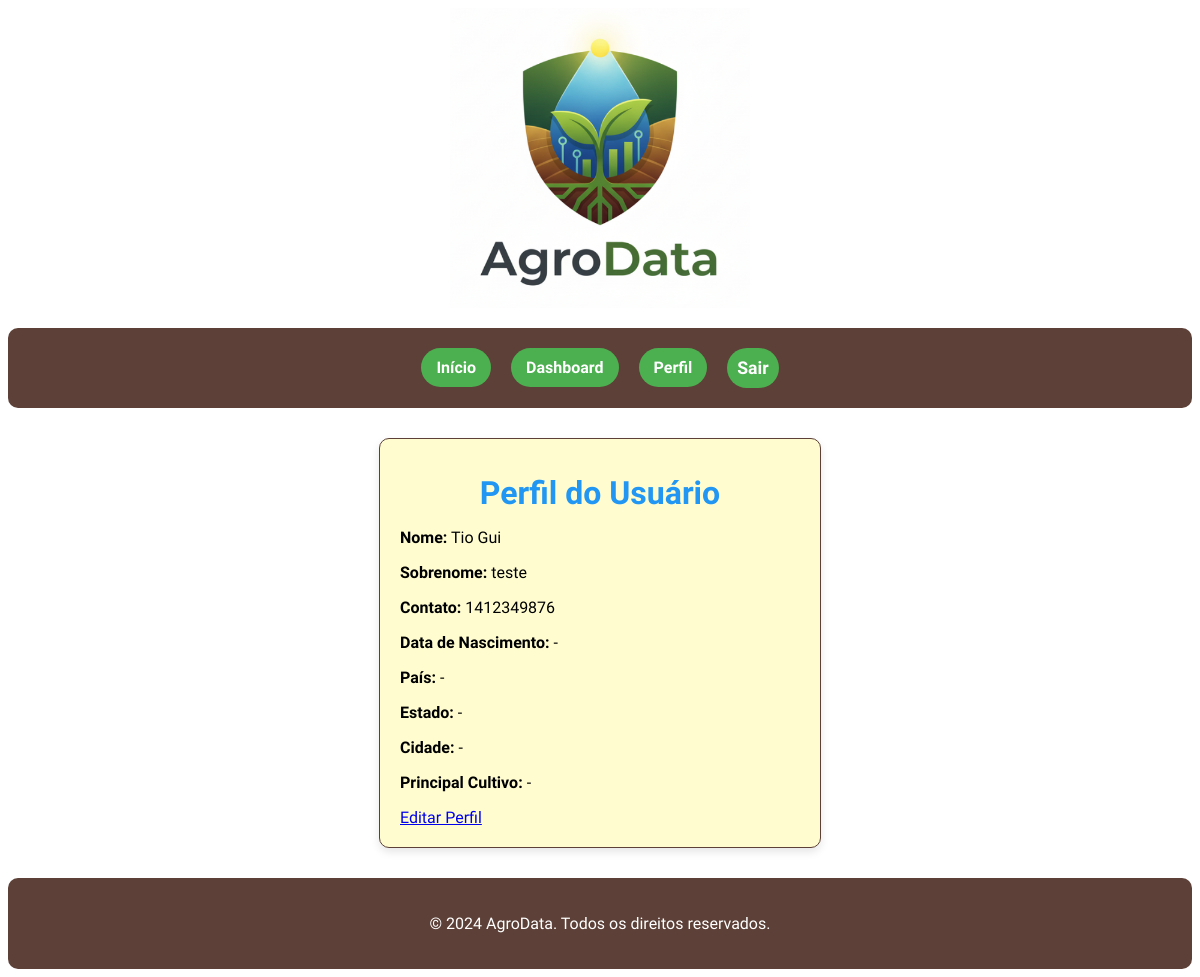
Screenshot of /dashboard/profile/ (signed in) with the database file from the repository.
### agro_app/models.py (models this page shows, shortened)
class Profile(models.Model):
    user = models.OneToOneField(User, on_delete=models.CASCADE)
    first_name = models.CharField(max_length=100, blank=True, null=True, verbose_name="Primeiro Nome")
    last_name = models.CharField(max_length=100, blank=True, null=True, verbose_name="Sobrenome")
    birth_date = models.DateField(blank=True, null=True, verbose_name="Data de Nascimento")
    cultivo_principal = models.CharField(max_length=100, blank=True, null=True, verbose_name="Cultivo Principal")
    contact = models.CharField(max_length=15, blank=True, null=True, verbose_name="Contato (Telefone/WhatsApp)")
    pais = models.CharField(
        max_length=100,
        null=True,
        blank=True,
        verbose_name="País"
    )
    estado = models.CharField(
        max_length=2,
        null=True,
        blank=True,
        verbose_name="Estado (ID IBGE)"
    )
    cidade = models.CharField(
        max_length=7,
        null=True,
        blank=True,
        verbose_name="Município (ID IBGE)"
    )
    telefone = models.CharField(max_length=15, blank=True, null=True)
    data_criacao = models.DateTimeField(auto_now_add=True)
    class Meta:
        verbose_name = "Perfil"
        verbose_name_plural = "Perfis"

### agro_app/views.py (the view)
# urls.py: path('profile/', views.profile, name='profile'),
@login_required
def profile(request):
    user_profile, created = Profile.objects.get_or_create(user=request.user)
    country_name = get_country_name_from_id(user_profile.pais) if user_profile.pais else None
    city_name = get_city_name_from_id(user_profile.cidade) if user_profile.cidade else None
    state_name = get_state_name_from_id(user_profile.estado) if user_profile.estado else None
    cultivo_principal_name = get_product_name_from_id(
        user_profile.cultivo_principal, user_profile.cidade
    ) if user_profile.cultivo_principal else None
    context = {
        'profile': user_profile,
        'country_name': country_name,  # NOVO: Adiciona ao contexto
        'city_name': city_name,
        'state_name': state_name,
        'cultivo_principal_name': cultivo_principal_name,
    }
    return render(request, 'profile.html', context)

### agro_app/views.py (called while the page is built)
def get_city_name_from_id(city_id):
    if not city_id: return None
    try:
        url = f"https://servicodados.ibge.gov.br/api/v1/localidades/municipios/{city_id}"
        response = requests.get(url, timeout=5)
        response.raise_for_status()
        data = response.json()
        return data.get('nome')
    except (requests.RequestException, json.JSONDecodeError):
        return None

def get_state_name_from_id(state_id):
    if not state_id: return None
    try:
        url = f"https://servicodados.ibge.gov.br/api/v1/localidades/estados/{state_id}"
        response = requests.get(url, timeout=5)
        response.raise_for_status()
        data = response.json()
        return data.get('sigla')
    except (requests.RequestException, json.JSONDecodeError):
        return None

def get_product_name_from_id(product_id, city_id):
    if not product_id or not city_id: return None
    try:
        normalized_saved_id = normalize_text(str(product_id))
        products_data = get_products_for_city(city_id)
        for product in products_data:
            if product.get('id', '') == normalized_saved_id:
                return product.get('nome')  # Retorna o nome amigável (ex: 'Soja')
        return None
    except Exception:
        return None

### fichatecnica_app/data_service.py (called while the page is built, shortened)
def normalize_text(text):
    if not isinstance(text, str):
        return ""
    text = re.sub(r'\s*\([^)]*\)', '', text)
    normalized = unicodedata.normalize('NFKD', text).encode('ascii', 'ignore').decode('utf-8')
    return normalized.upper().strip()

def load_and_cache_agro_data():
    global FICHA_TECNICA_CACHE
    if FICHA_TECNICA_CACHE and all(key in FICHA_TECNICA_CACHE for key in CSV_CONFIG.keys()):
        return FICHA_TECNICA_CACHE, "Sucesso (Cache carregado)"

def get_products_for_city(city_id):
    data_frames, _ = load_and_cache_agro_data()
    if not data_frames:
        return []
    df_qty = data_frames.get('Quantidade produzida')
    header_map = data_frames.get('Quantidade produzida_header_map', {})
    if df_qty is None or header_map == {}:
        return []

### agro_app/templates/profile.html
{% extends 'base.html' %}
{% load static %}
{% block content %}
<div class="auth-card">
    <h2 class="sub-title">Perfil do Usuário</h2>
    <p><strong>Nome:</strong> {{ profile.first_name|default:"-" }}</p>
    <p><strong>Sobrenome:</strong> {{ profile.last_name|default:"-" }}</p>
    <p><strong>Contato:</strong> {{ profile.contact|default:"-" }}</p>
    <p><strong>Data de Nascimento:</strong> {{ profile.birth_date|default:"-" }}</p>
    <p><strong>País:</strong> {{ country_name|default:"-" }}</p>
    <p><strong>Estado:</strong> {{ state_name|default:"-" }}</p>
    <p><strong>Cidade:</strong> {{ city_name|default:"-" }}</p>
    <p><strong>Principal Cultivo:</strong> {{ cultivo_principal_name|default:"-" }}</p>
    <a href="{% url 'agro_app:profile_edit' %}">Editar Perfil</a>
</div>
{% endblock %}

### static/assets/css/main.css (style rules this page uses)
body { font-family: "Ubuntu", sans-serif; }
.sub-title { font-family: "Story Script", sans-serif; color: #2196F3; text-align: center; font-size: 2em; font-weight: bold; margin: 15px 0; }
.auth-card { background-color: #FFFDD0; border: 1px solid #5D4037; border-radius: 10px; box-shadow: 0 4px 8px rgba(0, 0, 0, 0.1); padding: 20px; margin: 20px auto; max-width: 400px; }

### rows the page displays
Profile: first_name "Tio Gui", last_name "teste", contact "1412349876", birth_date "-"

### other values shown
{{ country_name|default:"-" }} "-"
{{ state_name|default:"-" }} "-"
{{ city_name|default:"-" }} "-"
{{ cultivo_principal_name|default:"-" }} "-"
